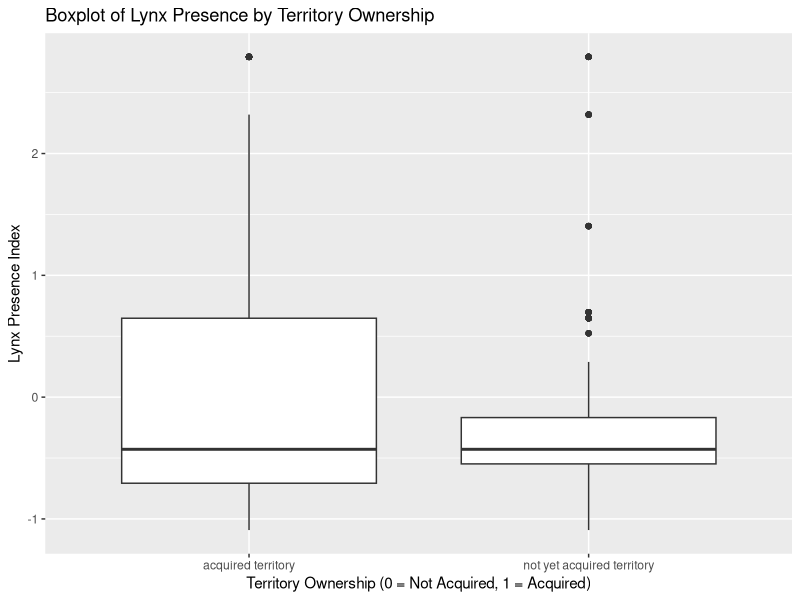
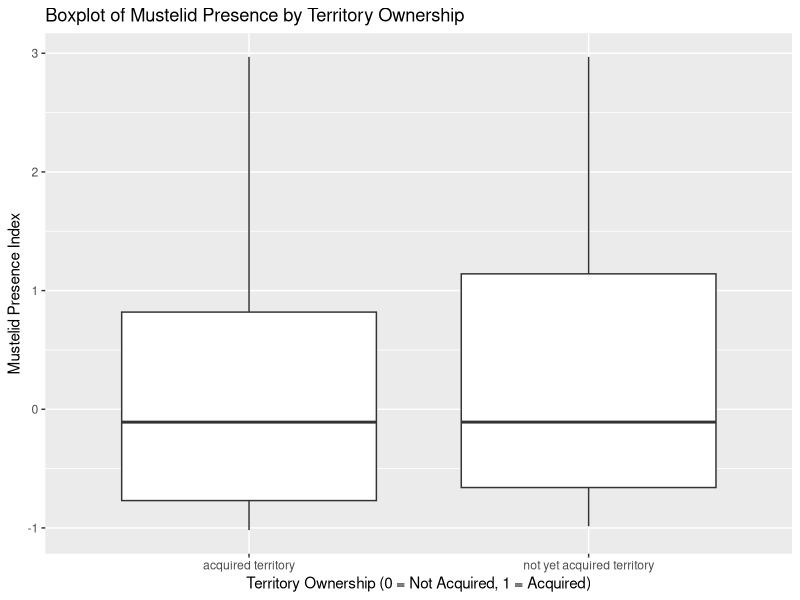
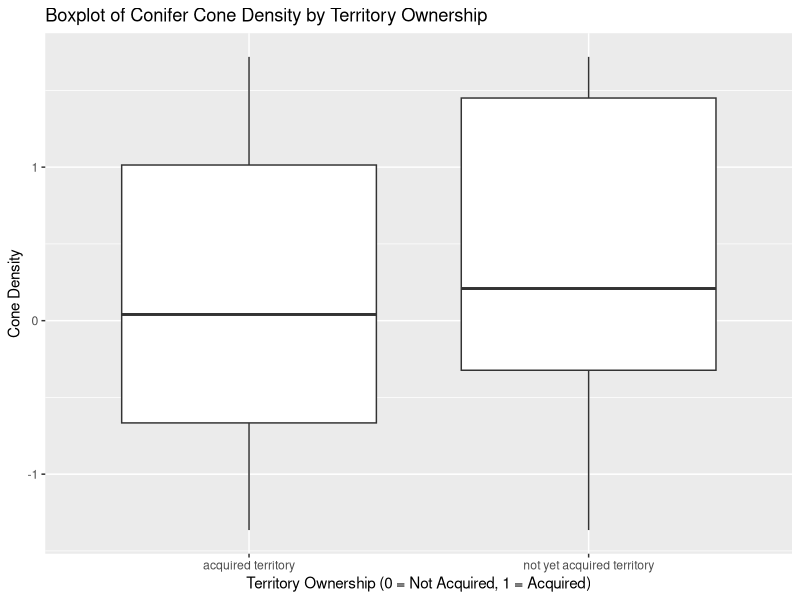
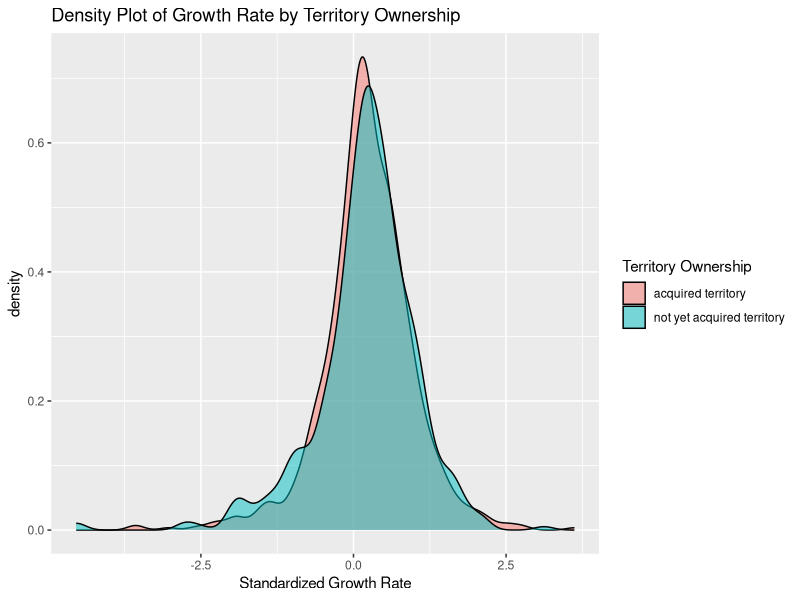
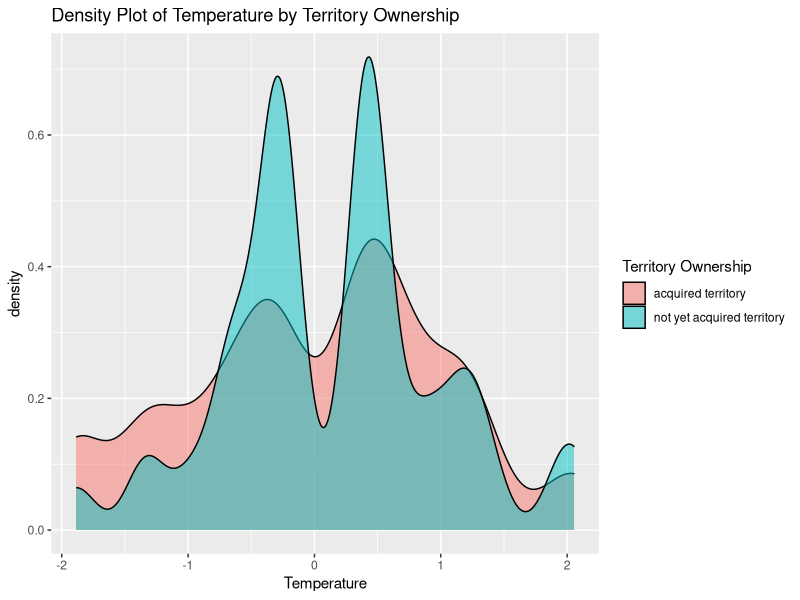
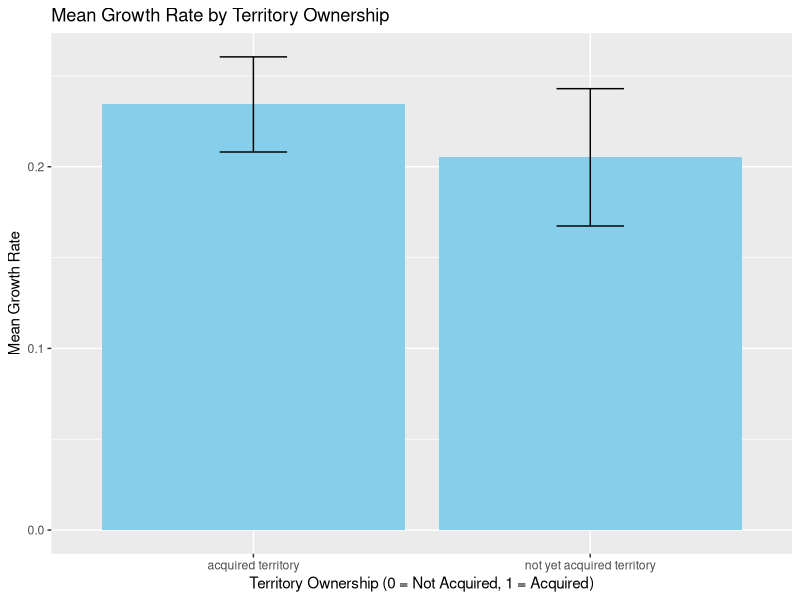

Generate these figures, in order, with R:
## ---- chunk 1
library(tidyverse)
## ---- chunk 2
data <- read.csv("autumn_juveniles.csv")
## ---- chunk 3
data1 <- data %>%
  select(sex, survived_200d, owner, growth, Std.BD, z.cones, z.temp)
head(data1)
## ---- chunk 4
data1 %>%
  group_by(sex, owner) %>%
  tally()
## ---- chunk 5
data1 %>%
  group_by(sex, owner, survived_200d) %>%
  tally()
## ---- chunk 6
T3 <- data1 %>%
  group_by(sex, survived_200d)

table(T3$sex, T3$survived_200d)
chisq.test(T3$sex, T3$survived_200d)
## ---- chunk 7
#Data Preparation
data <- na.omit(data)
data1 <- data %>%
  select(owner, Std.lynx, Std.mustelid, z.cones, Std.growth, z.density, z.temp)
head(data1)
## ---- chunk 8
#Exploratory Data Analysis
#Summarize the mean of each factor grouped by territory ownership
summary_stats <- data1 %>%
  group_by(owner) %>%
  summarise(
    mean_lynx = mean(Std.lynx),
    mean_mustelid = mean(Std.mustelid),
    mean_cones = mean(z.cones),
    mean_growth = mean(Std.growth),
    mean_density = mean(z.density),
    mean_temp = mean(z.temp)
  )
summary_stats
## ---- chunk 9
#Boxplot for Std.lynx by owner
ggplot(data1, aes(x = factor(owner), y = Std.lynx)) +
  geom_boxplot() +
  labs(title = "Boxplot of Lynx Presence by Territory Ownership", x = "Territory Ownership (0 = Not Acquired, 1 = Acquired)", y = "Lynx Presence Index")

#Boxplot for Std.mustelid by owner
ggplot(data1, aes(x = factor(owner), y = Std.mustelid)) +
  geom_boxplot() +
  labs(title = "Boxplot of Mustelid Presence by Territory Ownership", x = "Territory Ownership (0 = Not Acquired, 1 = Acquired)", y = "Mustelid Presence Index")

#Boxplot for z.cones by owner
ggplot(data1, aes(x = factor(owner), y = z.cones)) +
  geom_boxplot() +
  labs(title = "Boxplot of Conifer Cone Density by Territory Ownership", x = "Territory Ownership (0 = Not Acquired, 1 = Acquired)", y = "Cone Density")
## ---- chunk 10
# Density plot for Std.growth by owner
ggplot(data1, aes(x = Std.growth, fill = factor(owner))) +
  geom_density(alpha = 0.5) +
  labs(title = "Density Plot of Growth Rate by Territory Ownership", x = "Standardized Growth Rate", fill = "Territory Ownership")

# Density plot for z.temp by owner
ggplot(data1, aes(x = z.temp, fill = factor(owner))) +
  geom_density(alpha = 0.5) +
  labs(title = "Density Plot of Temperature by Territory Ownership", x = "Temperature", fill = "Territory Ownership")

## ---- chunk 11
# Calculate means and standard errors
mean_se_data <- data1 %>%
  group_by(owner) %>%
  summarise(
    mean_growth = mean(Std.growth, na.rm = TRUE),
    se_growth = sd(Std.growth, na.rm = TRUE) / sqrt(n())
  )

# Bar chart with error bars for Growth Rate by owner
ggplot(mean_se_data, aes(x = factor(owner), y = mean_growth)) +
  geom_bar(stat = "identity", fill = "skyblue") +
  geom_errorbar(aes(ymin = mean_growth - se_growth, ymax = mean_growth + se_growth), width = 0.2) +
  labs(title = "Mean Growth Rate by Territory Ownership", x = "Territory Ownership (0 = Not Acquired, 1 = Acquired)", y = "Mean Growth Rate")

